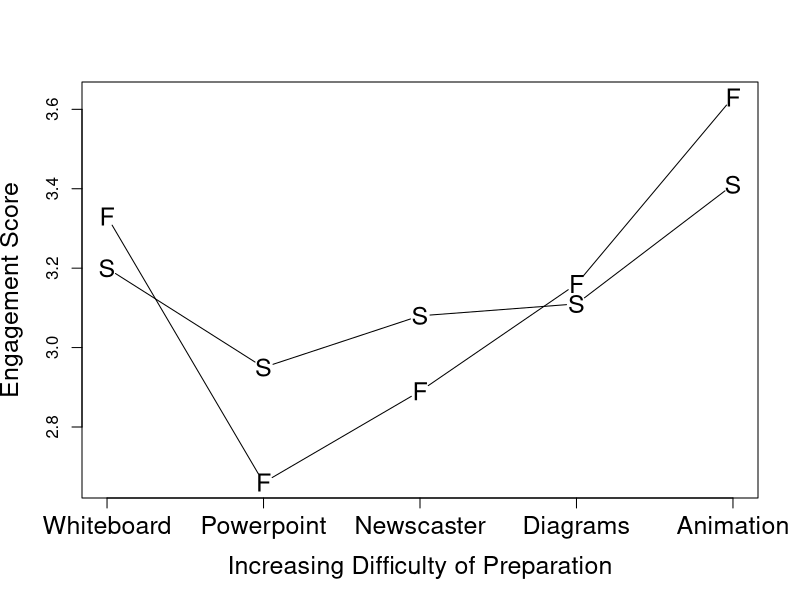
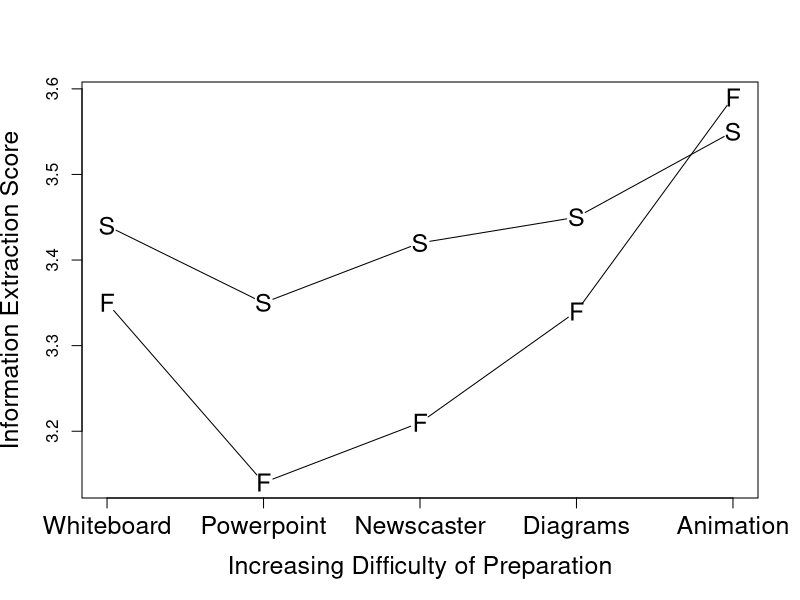
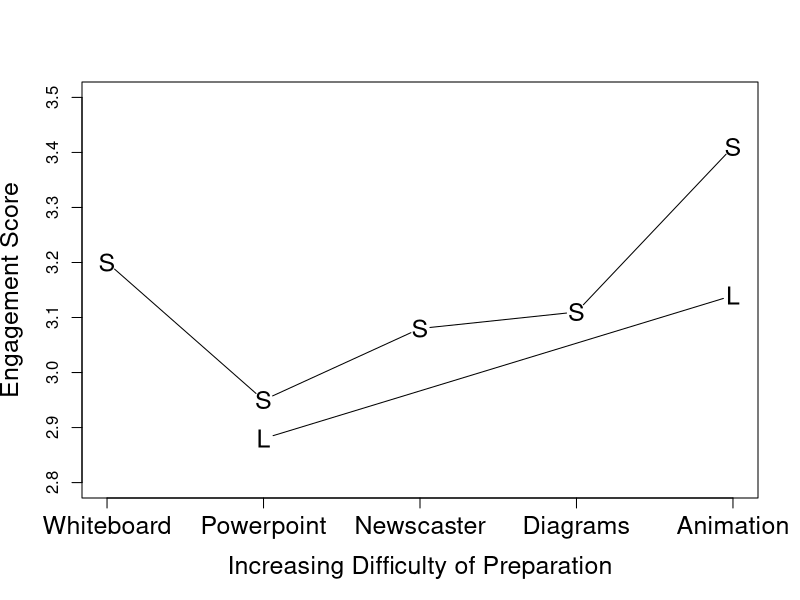
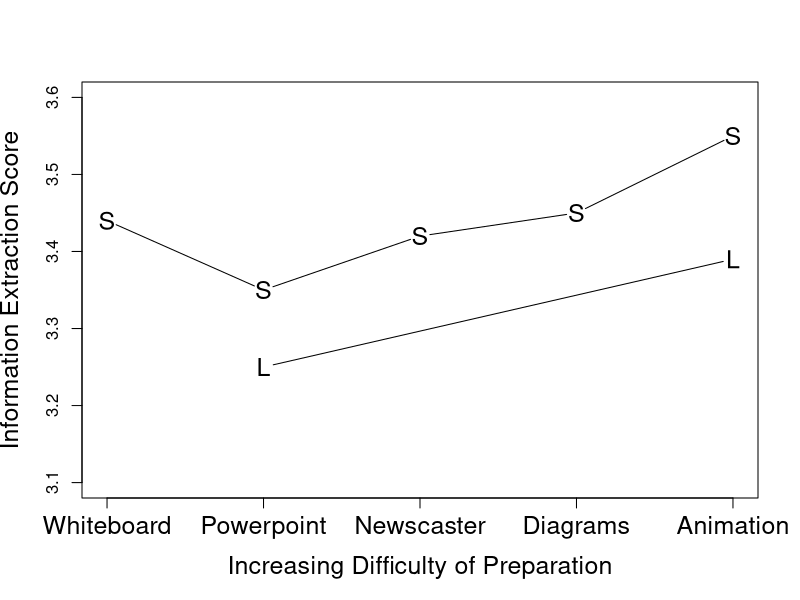

Recreate these plots in R, in order.
## These are the line graph plots for the poster given at temple teaching conference
## weakness is don't show variation , based off data in Test results plots 

PlotData<-read.csv("data/Interaction_plots.csv", header = TRUE, na.strings=".", check.names=FALSE)

#subset student and faculty data
Plot1 <- subset(PlotData, Group=="Faculty")
Plot2 <- subset(PlotData, Group=="Student")
PlotL <- subset(PlotData, Group=="Longform")

## Create graphs of faculty and student interaction for Engagement and Extraction

plot.new()
xrange<-range(Plot1$X_coord)
yrange<-range(Plot1$Engage)
x<-c(1:5)
videolabels<-c("Whiteboard","Powerpoint","Newscaster","Diagrams","Animation")
plot(xrange, yrange, type="n", xaxt="n", xlab="Increasing Difficulty of Preparation",
     ylab="Engagement Score", cex.lab=1.5)
axis(1,at=x, labels=videolabels, cex.axis=1.5)
#faculty data
lines(Plot1$X_coord, Plot1$Engage,type="b", pch="F", cex=1.5)
#student data
lines(Plot2$X_coord, Plot2$Engage,type="b", pch="S", cex=1.5)

##text(1.9,3.1, "* p<0.05", pos=4)

#reset range for second graph
yrange<-range(Plot1$Extract)
## plot second graph for extract data
plot(xrange, yrange, type="n", xaxt="n", xlab="Increasing Difficulty of Preparation",
     ylab="Information Extraction Score", cex.lab=1.5)
axis(1,at=x, labels=videolabels, cex.axis=1.5)
#faculty data
lines(Plot1$X_coord, Plot1$Extract,type="b", pch="F", cex=1.5)
#student data
lines(Plot2$X_coord, Plot2$Extract,type="b", pch="S", cex= 1.5)


## Create plots for comparison of student fall survey S and spring longform L

xrange<-range(Plot2$X_coord)
yrange<-range(Plot2$Engage)
x<-c(1:5)
videolabels<-c("Whiteboard","Powerpoint","Newscaster","Diagrams","Animation")
plot(xrange, yrange, ylim = c(2.8,3.5),type="n", xaxt="n", xlab="Increasing Difficulty of Preparation",
     ylab="Engagement Score", cex.lab=1.5)
axis(1,at=x, labels=videolabels, cex.axis=1.5)
#faculty data
lines(Plot2$X_coord, Plot2$Engage,type="b", pch="S", cex=1.5)
#student data
lines(PlotL$X_coord, PlotL$Engage,type="b", pch="L", cex=1.5)

#reset range for second graph
yrange<-range(Plot2$Extract)
## plot second graph for extract data
plot(xrange, yrange, type="n", xaxt="n", ylim = c(3.1,3.6), xlab="Increasing Difficulty of Preparation",
     ylab="Information Extraction Score" , cex.lab=1.5)
axis(1,at=x, labels=videolabels, cex.axis=1.5)
#faculty data
lines(Plot2$X_coord, Plot2$Extract,type="b", pch="S", cex=1.5)
#student data
lines(PlotL$X_coord, PlotL$Extract,type="b", pch="L", cex=1.5)